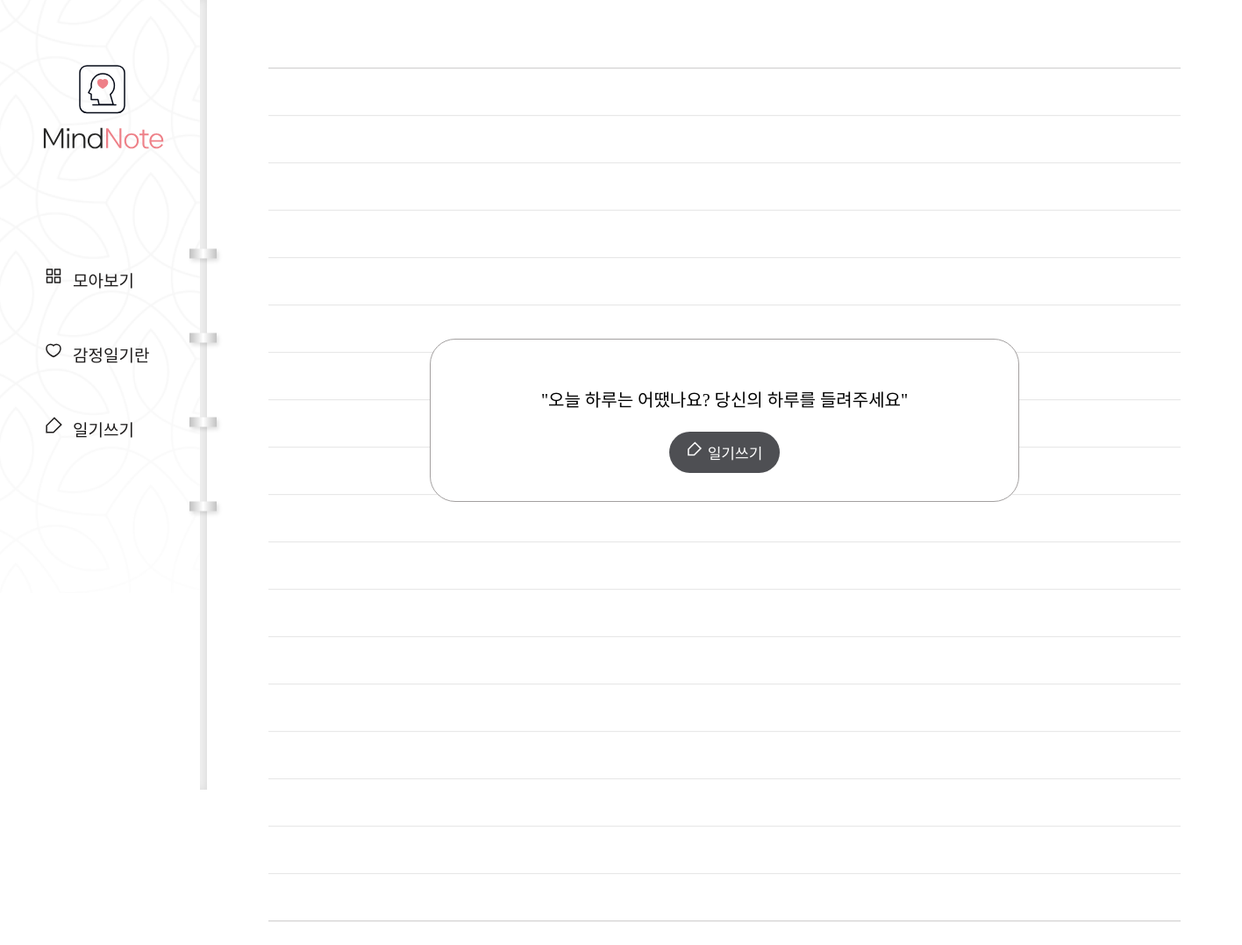
/diary/, run on an earlier commit of the app's database.
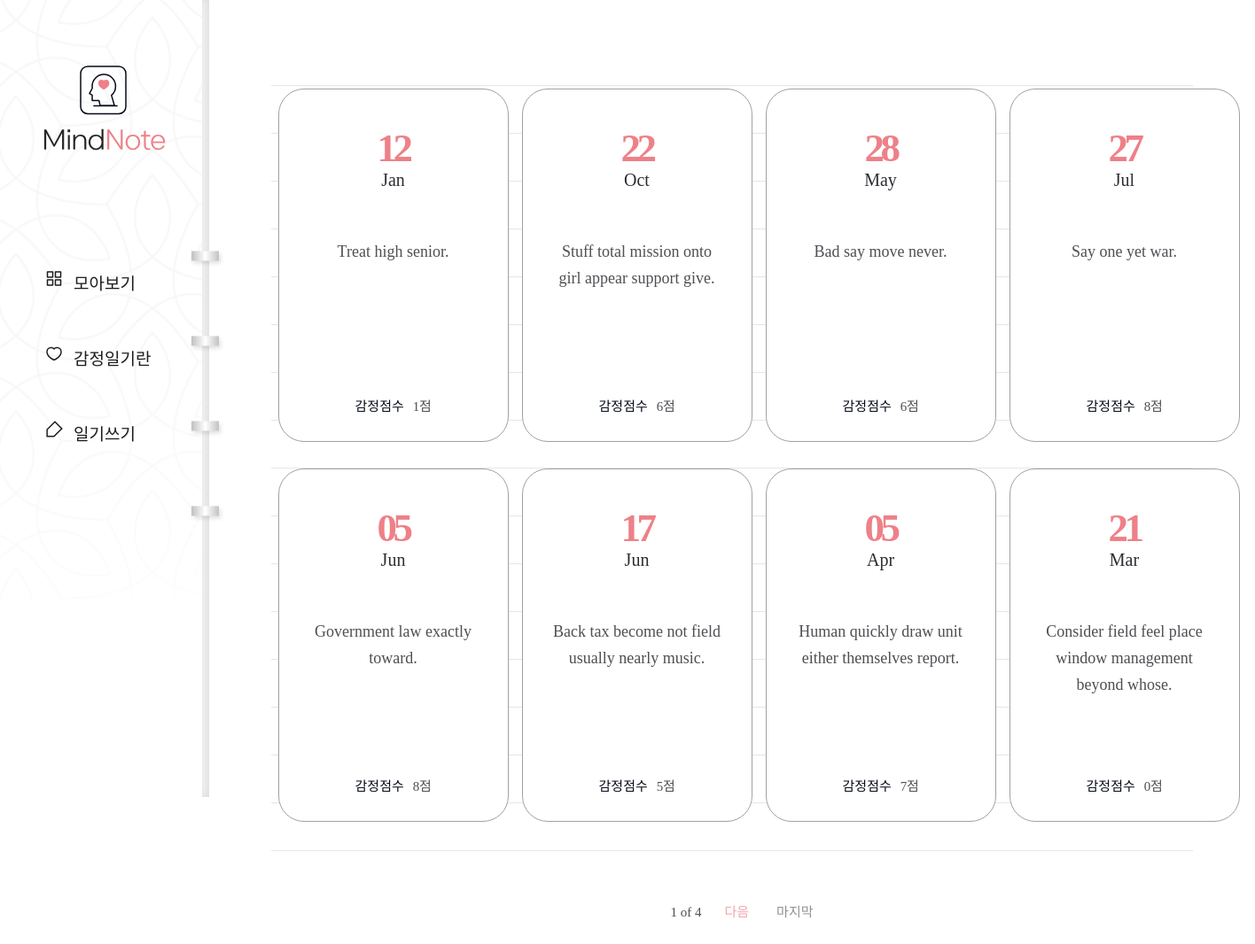
And on a later commit of the database.
### diary/models.py (models this page shows, shortened)
class Page(models.Model):
    title = models.CharField(max_length=100, validators=[validate_no_hash])
    content = models.TextField(validators=[validate_no_hash])
    feeling = models.CharField(max_length=80, validators=[validate_no_hash, validate_no_numbers])
    score = models.IntegerField(validators=[validate_score])
    dt_created = models.DateTimeField()

### diary/views.py (the view)
# urls.py: path('diary/', views.PageListView.as_view(), name='page-list'),
class PageListView(ListView):
    model = Page
    template_name = 'diary/page_list.html'
    ordering = ['-dt_created']
    paginate_by = 8
    page_kwarg = 'page'

### diary/templates/diary/page_list.html (shortened to what this page needs)
{% extends './base.html' %}
{% block content %}
{% if page_obj.object_list %}
    <div class="wrap-note">
        <div class="note">
            <div class="note-list">
                <ul>
                    {% for obj in page_obj.object_list %}
                    <li>
                        <a href="{% url 'page-detail' obj.id %}">
                            <div class="date">
                                <span>{{obj.dt_created|date:"d"}}</span>
                                <p>{{obj.dt_created|date:"M"}}</p>
                            </div>
                            <h2>{{obj.title}}</h2>
                            <div class="score">
                                <p>감정점수</p>
                                <span>{{obj.score}}점</span>
                            </div>
                        </a>
                    </li>
                    {% endfor %}
                </ul>
            </div>
            <div class="paging">
                <span class="page">
                    <p>{{ page_obj.number }} of {{ page_obj.paginator.num_pages }}</p>
                </span>
                {% if page_obj.has_next %}
                    <a href="?page={{ page_obj.next_page_number }}" class="next">다음</a>
                    <a href="?page={{ page_obj.paginator.num_pages }}" class="last">마지막</a>
                {% endif %}
            </div>
        </div>
    </div>
{% else %}
    <div class="wrap-default">
        <div class="default">
            <div class="default-box">
                <p>"오늘 하루는 어땠나요? 당신의 하루를 들려주세요"</p>
                <a href="{% url 'page-create' %}">일기쓰기</a>
            </div>
        </div>
    </div>
{% endif %}
{% endblock content %}

### diary/templates/diary/base.html (shortened to what this page needs)
{% load static %}
<!DOCTYPE html>
<html lang="en">
    <head>
        <link rel="stylesheet" href="{% static 'diary/css/styles.css' %}">
        <link rel="stylesheet" type="text/css" href="https://cdn.rawgit.com/moonspam/NanumSquare/master/nanumsquare.css">
        <link rel="stylesheet" href="https://cdn.jsdelivr.net/gh/projectnoonnu/noonfonts_two@1.0/NanumBarunpen.woff">
    </head>
    <body>
        <div class="menu">
            <h1><a href="{% url 'page-list' %}"><img src="{% static 'diary/image/logo02.svg' %}"></a></h1>
            <ul>
                <li><a href="{% url 'page-list' %}">모아보기</a></li>
                <li><a href="{% url 'info' %}">감정일기란</a></li>
                <li><a href="{% url 'page-create' %}">일기쓰기</a></li>
            </ul>
        </div>
        {% block content %}
        {% endblock content %}
    </body>
</html>

### diary/static/diary/css/styles.css (style rules this page uses)
h1,h2,h3,p,a,ul,li { margin: 0; padding: 0; font-family: 'NanumSquare'; list-style: none; text-decoration: none; outline: none; }
html { position: relative; min-height: 100%; margin: 0; }
body { margin: 0; padding: 0; -webkit-font-smoothing: antialiased; -moz-osx-font-smoothing: auto; }
img { max-width: 100%; margin: 0; padding: 0; border: 0; }
.menu { position: fixed; width: 236px; height: 100vh; min-height: 900px; background: url(../image/menu-bg.png) no-repeat left top/contain; z-index: 99; }
.menu:before { content: ""; display: block; position: absolute; width: 8px; height: 100%; top: 0; right: 0; background-color: #f6f6f6; box-shadow: inset -3px 0 8px 0 rgba(0, 0, 0, 0.11); }
.menu:after { content: ""; display: block; position: absolute; width: 43px; height: 353px; top: 48%; right: -21px; transform: translateY(-50%); background: url(../image/notespring.svg) no-repeat; }
.menu h1 { position: absolute; margin-left: 49px; top: 74px; }
.menu ul { position: absolute; top: 48%; transform: translateY(-50%); }
.menu ul li { margin-bottom: 58px; padding-left: 83px; }
.menu ul li a { display: block; position: relative; font-family: NanumSquareR; color: #1e1c1c; font-size: 19px; }
.menu ul li a:after { content: ""; display: block; position: absolute; width: 21px; height: 20px; top: 0; left: -32px; background: url(../image/ic-feed-white.svg) no-repeat; }
.menu ul li:first-child a:after { background: url(../image/ic-feed-black.svg) no-repeat; }
.menu ul li:nth-child(2) a:after { background: url(../image/ic-heart-black.svg) no-repeat; }
.menu ul li:last-child a:after { background: url(../image/ic-pen-black.svg) no-repeat; }
.wrap-note .note { padding-left: 236px; padding-top: 50px; padding-bottom: 200px; }
.note-list { margin: 0 70px; padding-top: 50px; background: url(../image/note-bg.svg) repeat-x center/1535px 974px; }
.note-list ul { overflow: hidden; width: 1100px; margin: 0 auto; padding-bottom: 50px; }
.note-list ul li { float: left; width: 25%; padding-bottom: 30px; }
.note-list ul li a { display: block; width: 258px; height: 397px; margin: 0 auto; background: #fff; border: solid 1px #a3a0a0; border-radius: 29px; }
.note-list ul li a .date { margin-top: 40px; margin-bottom: 55px; text-align: center; }
.note-list ul li a .date p { display: inline-block; font-family: 'NanumSquare'; color: #2b2d32; font-size: 20px; text-align: center; text-transform: capitalize; line-height: 1; }
.note-list ul li a .date span { display: block; font-family: 'NanumSquare'; color: #ee8088; font-weight: 700; font-size: 45px; letter-spacing: -4.47px; }
.note-list ul li a h2 { width: 196px; height: 150px; margin: 0 auto; font-family: 'NanumBarunpen'; color: #4e4f53; font-weight: normal; font-size: 18px; line-height: 1.67; text-align: center; }
.note-list ul li a .score { margin-top: 28px; text-align: center; }
.note-list ul li a .score p { display: inline-block; font-family: 'NanumSquare'; color: #060b18; font-size: 15px; }
.note-list ul li a .score span { padding-left: 6px; font-family: 'NanumBarunpen'; color: #4e4f53; font-size: 15px; letter-spacing: -0.29px; }
.paging { margin-top: 10px; text-align: center; }
.paging a { display: inline-block; font-family: 'NanumSquare'; font-size: 15px; }
.paging .first,.paging .last { color: #929191; }
.paging .last { margin-left: 27px; }
.paging .prev,.paging .next { color: #f2a6ac; }
.paging span { display: inline-block; }
.paging span p { margin: 0 22px; font-family: 'NanumSquare'; color: #4e4f53; font-size: 15px; }

What changed in the data, as far as the page shows it:
added Page: dt_created "12", dt_created "Jan", title "Treat high senior.", score "1"
added Page: dt_created "22", dt_created "Oct", title "Stuff total mission onto girl appear support give.", score "6"
added Page: dt_created "28", dt_created "May", title "Bad say move never.", score "6"
added Page: dt_created "27", dt_created "Jul", title "Say one yet war.", score "8"
added Page: dt_created "05", dt_created "Jun", title "Government law exactly toward.", score "8"
added Page: dt_created "17", dt_created "Jun", title "Back tax become not field usually nearly music.", score "5"
added Page: dt_created "05", dt_created "Apr", title "Human quickly draw unit either themselves report.", score "7"
added Page: dt_created "21", dt_created "Mar", title "Consider field feel place window management beyond whose.", score "0"
Also different on the page:
{{ page_obj.number }}: (not shown) → "1"
{{ page_obj.paginator.num_pages }}: (not shown) → "4"
text no longer shown: "\"오늘 하루는 어땠나요? 당신의 하루를 들려주세요\" 일기쓰기"
text now shown: "of 다음 마지막"
